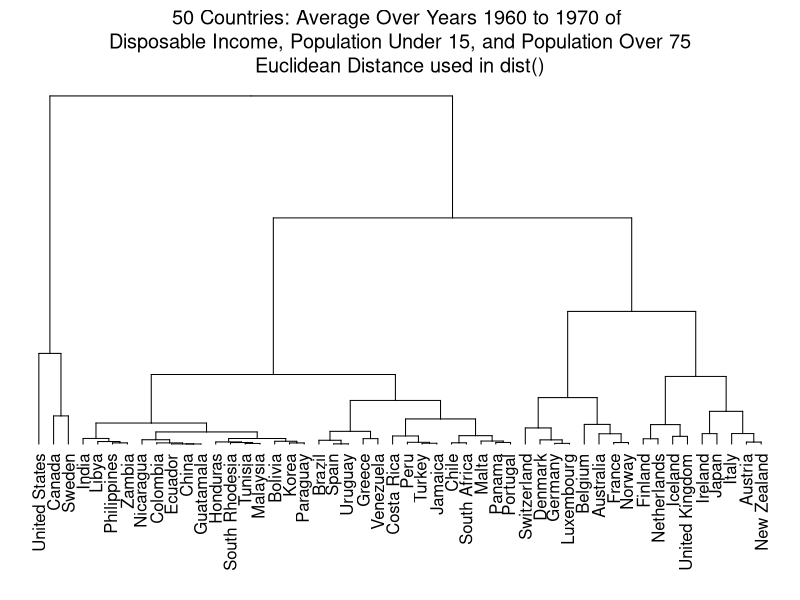

The R script that drew this image:
par( mar=c( 7, 0, 4, 0 ) + 0.1 )

plot( 
  as.dendrogram( 
    hclust( 
      dist( 
        LifeCycleSavings[ , 2:4 ] 
      ) 
    ) 
  ),
  axes=FALSE 
)
title(
  main="50 Countries: Average Over Years 1960 to 1970 of 
Disposable Income, Population Under 15, and Population Over 75
Euclidean Distance used in dist()", 
  font.main=1 
)

par( mar=c( 5, 4, 4, 2 ) + 0.1 )
